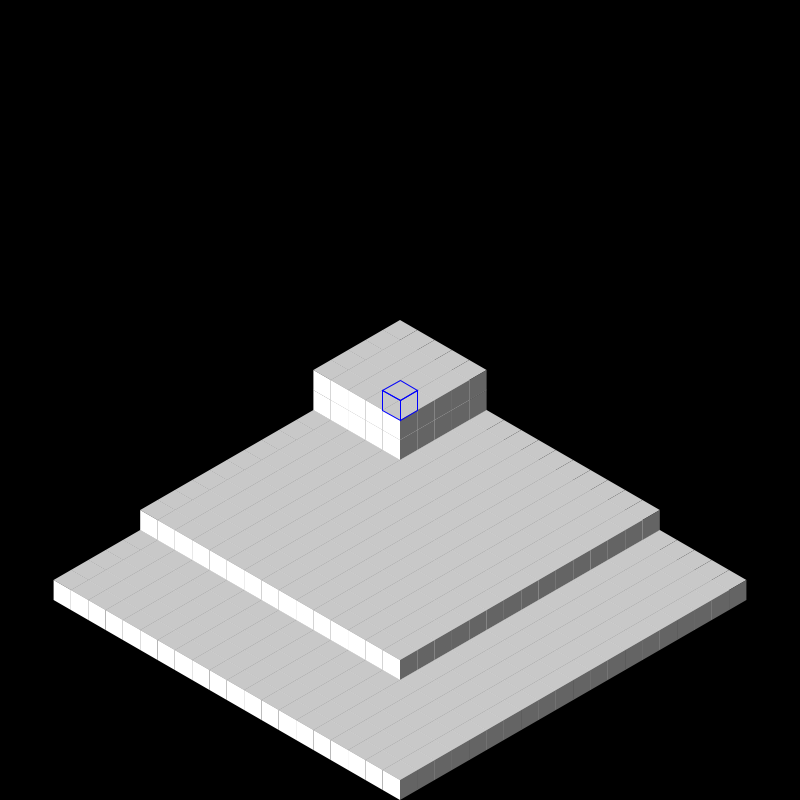
Frame 1 (no input)
Frame 60 (the mouse pressed at the canvas centre just before this capture): identical to frame 1, image omitted
Frame 120 (the mouse held since frame 60 and released just before this capture): identical to frame 1, image omitted

The Processing sketch that drew this single still picture (run headless with seeded random() and noise(); from frame 60 on, the mouse is pressed at the canvas centre):

// Processing sketch: bloques_isometricos
// ── bloques_isometricos.pde
int p=20;
int q=20;
int r=20;
block[][][] block=new block[p][q][r];
player jugador1;
cursor cursor;

int substeps=5;
float tick=(float)1.0/substeps;
void setup() {
  size(800, 800);
  jugador1=new player(20, 20, 200);
  cursor=new cursor(0, 0, 0);
  for (int i=0; i<p; i++) {
    for (int j=0; j<q; j++) {
      for (int k=0; k<r; k++) {
        int t=1;
        if (k>0 )t=0;
        block[i][j][k]=new block(i*20, j*20, k*20, 20, 255, t);
      }
    }
  }
  for (int i=0; i<15; i++) {
    for (int j=0; j<15; j++) {
      block[i][j][1].type=1;
    }
  }
  for (int i=0; i<5; i++) {
    for (int j=0; j<5; j++) {
      block[i][j][2].type=1;
      block[i][j][3].type=1;
    }
  }
}

void draw() {
  noStroke();
  background(0);
  for (int n=0; n< substeps; n++) {
    //gameloop();
  }
  for (int i=0; i<p; i++) {
    for (int j=0; j<q; j++) {
      for (int k=0; k<r; k++) {
        block[i][j][k].renderBlock();
      }
    }
  }
  //jugador1.renderPlayer(block);
  cursor.renderCursor();
  cursor.move(block);
}



void gameloop() {
  jugador1.integrate(tick);

  int zdist= jugador1.collide(tick, block);
  println(zdist);
  float vel=0.5;
  if (keyPressed) {
    float X=0;
    float Y=0;
    float Z=0;
    if (key==CODED) {
      if (keyCode==UP) {
        X=-vel/tick;
      }
      if (keyCode==DOWN) {
        X=vel/tick;
      }
      if (keyCode==LEFT) {
        Y=vel/tick;
      }
      if (keyCode==RIGHT) {
        Y=-vel/tick;
      }
      //jugador1.integrate(tick);
    }
    //if (key==' ' ) {
    //  if ( zdist==0) {
    //    Z=5;
    //  }
    //}
    jugador1.u=X;
    jugador1.v=Y;
    //jugador1.w=Z;
  }
}

void keyReleased() {
  jugador1.u=0;
  jugador1.v=0;
  jugador1.w=0;
}
/*void keyPressed() {
 int X=0;
 int Y=0;
 int Z=0;
 if (key==CODED) {
 if (keyCode==UP) {
 X=-10;
 }
 if (keyCode==DOWN) {
 X=10;
 }
 if (keyCode==LEFT) {
 Y=10;
 }
 if (keyCode==RIGHT) {
 Y=-10;
 }
 }
 if (key==' ' && jugador1.z==41) {
 Z=20;
 }
 jugador1.u=X;
 jugador1.v=Y;
 jugador1.w=Z;
 }*/

// ── block.pde
class block {
  float x, y, z, l;
  object[]array=new object[7];
  PShape up, left, right;
  color c;
  int type;
  public block(float x, float y, float z, float l, color c, int type) {
    this.x=x;
    this.y=y;
    this.z=z;
    this.l=l;
    array[0]=new object(x, y, z+l);
    array[1]=new object(x+l, y, z+l);
    array[2]=new object(x, y+l, z+l);
    array[3]=new object(x+l, y+l, z+l);
    array[4]=new object(x+l, y, z);
    array[5]=new object(x, y+l, z);
    array[6]=new object(x+l, y+l, z);
    this.c=c;
    this.type=type;
  }

  void renderBlock() {
    if (type!=0) {
      if (type==1) {
        //fill(c);
        fill(200);
        up=createShape();
        fill(255);
        left=createShape();
        fill(100);
        right=createShape();
      }
      if (type==2) {
        stroke(0, 0, 255);
        noFill();
        up=createShape();
        left=createShape();
        right=createShape();
      }

      up.beginShape();///// cara superior
      up.vertex(array[0].posx, array[0].posy);
      up.vertex(array[1].posx, array[1].posy);
      up.vertex(array[3].posx, array[3].posy);
      up.vertex(array[2].posx, array[2].posy);
      up.endShape(CLOSE);

      left.beginShape();///// cara inferior izquierda
      left.vertex(array[2].posx, array[2].posy);
      left.vertex(array[3].posx, array[3].posy);
      left.vertex(array[6].posx, array[6].posy);
      left.vertex(array[5].posx, array[5].posy);
      left.endShape(CLOSE);

      right.beginShape();///// cara inferior derecha
      right.vertex(array[1].posx, array[1].posy);
      right.vertex(array[3].posx, array[3].posy);
      right.vertex(array[6].posx, array[6].posy);
      right.vertex(array[4].posx, array[4].posy);
      right.endShape(CLOSE);

      shape(up, 0, 0);

      shape(left, 0, 0);

      shape(right, 0, 0);
    }
  }


  void update(float x, float y, float z) {
    this.x=x;
    this.y=y;
    this.z=z;
    updatePointObjects();
  }

  void updatePointObjects() {
    array[0].update(x, y, z+l);
    array[1].update(x+l, y, z+l);
    array[2].update(x, y+l, z+l);
    array[3].update(x+l, y+l, z+l);
    array[4].update(x+l, y, z);
    array[5].update(x, y+l, z);
    array[6].update(x+l, y+l, z);
  }
}

// ── cursor.pde
class cursor{
  int x,y,z;
  block b;
  public cursor(int x,int y,int z){
    this.x=x;
    this.y=y;
    this.z=z;
    b=new block(x*20,y*20,z*20,20,0,2);
  }
  void renderCursor(){
    b.update(x*20,y*20,z*20);
    b.renderBlock();
  }
  
  int keyState=0;
  int keycode=0;
  void move(block[][][]array){
    boolean keyReleased=false;
    if(keyPressed && keyState==0){
      if(key==CODED){
        if(keyCode==UP)keycode=0;
        if(keyCode==DOWN)keycode=1;
        if(keyCode==LEFT)keycode=2;
        if(keyCode==RIGHT)keycode=3;
      }
      else{
        if(key=='+')keycode=4;
        if(key=='-')keycode=5;
        if(key=='q')keycode=6;
        if(key=='e')keycode=7;
      }
      keyState=1;
    }
    if (!keyPressed && keyState==1){
      keyReleased=true;
    }
    /////////////////////////////////
    if (keyReleased){
      switch(keycode){
        case 0:
        y--;
        break;
        case 1:
        y++;
        break;
        case 2:
        x--;
        break;
        case 3:
        x++;
        break;
        case 4:
        z++;
        break;
        case 5:
        z--;
        break;
        case 6:
        array[x][y][z].type=1;
        break;
        case 7:
        array[x][y][z].type=0;
        break;
      }
      keyState=0;
    }
  }
}

// ── object.pde
class object {
  float x, y, z;
  float centerx, centery;
  float posx, posy;
  public object(float x, float y, float z) {
    this.x=x;
    this.y=y;
    this.z=z;
    this.centerx=400;//// unico a esta ventana
    this.centery=400;////
    translate3DtoIso();
  }
  void update(float x, float y, float z) {
    this.x=x;
    this.y=y;
    this.z=z;
    translate3DtoIso();
  }
  void translate3DtoIso() {
    float sen60=0.500;
    float cos60=0.866;
    float lxa, lxb, lya, lyb, lza, lzb;//a=proy x; b=proy y
    lxa=x*cos60;
    lxb=x*sen60;
    lya=-y*cos60;
    lyb=y*sen60;
    lza=0;
    lzb=-z;
    posx=centerx+lxa+lya+lza;
    posy=centery+lxb+lyb+lzb;
  }
}

// ── player.pde
public class player {
  float x, y, z, u, v, w, g;
  object pos;
  public player(float x, float y, float z) {
    this.x=x;
    this.y=y;
    this.z=z;
    this.u=0;
    this.v=0;
    this.w=0;
    this.g=-0.5;
    pos=new object(x, y, z);
  }
  void integrate(float delta) {
    this.w+=delta*this.g;
    this.x+=delta*this.u;
    this.y+=delta*this.v;
    this.z+=delta*this.w;
    this.pos.update(this.x, this.y, this.z);
  }
  boolean isBlock(int x, int y, int z, block[][][]array) {
    boolean ret=false;
    if (x>-1 && y>-1 && z>-1 && x<20 && y<20 && z<20) {
      if (array[x][y][z].type!=0) {
        ret=true;
      }
    }
    return ret;
  }
  void renderPlayer(block[][][]array) {
    int bx=(int)x/20;//rayo saliendo de la pos de la camara
    int by=(int)y/20;
    int bz=(int)z/20;
    boolean visible=true;
    while (bx<20 || by<20 || bz<20) {
      if (isBlock(bx, by, bz, array)) {
        visible=false;
        break;
      }
      bx++;
      by++;
      bz++;
    }
    stroke(0, 0, 255);
    fill(0, 0, 255);
    if (!visible) {
      //block[bx][by][bz].renderBlock();
      noFill();
    }
    ellipse(pos.posx, pos.posy+15, 10, 10);
  }
  int collide(float delta, block[][][]array) {
    int bx=(int)x/20;
    int by=(int)y/20;
    int bz=(int)z/20;
    int zdist=0;
    int zsign=int(w/abs(w));
    while (isBlock(bx, by, bz+zsign, array)) {
      zdist++;
      bz++;
    }
    bz=(int)z/20;
    if (true && zdist<2) {
      float prevz=z;
      zsign=-1;
      if (isBlock(bx, by, bz+zsign, array) && x>0 && y>0) {
        z+=(10)*delta;
        w=(prevz-z+0.2)/delta;
      }
    } else {
      w=0;
      if (abs(u)>0) {
        float prevx=x;
        int xsign=-1;
        if(u>0)xsign=1;
        if (isBlock(bx+xsign, by, bz, array)) {
          x+=-xsign*10*delta;
          u=(prevx-x)/delta;
        }
      }
      if (abs(v)>0) {
        float prevy=y;
        int ysign=-1;
        if(v>0)ysign=1;
        if (isBlock(bx, by+ysign, bz, array)) {
          y+=-ysign*10*delta;
          u=(prevy-x)/delta;
        }
      }
    }
    
    return zdist;
  }
}
